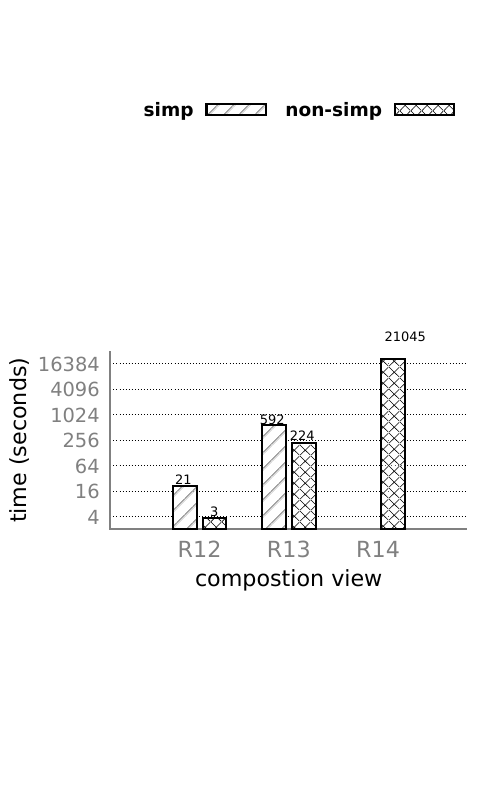

This figure's gnuplot source:
reset
set mxtics 3
set mytics 2
#set title"scalability" font 'Gill Sans,24'
set xlabel"compostion view" font 'Gill Sans,24'
set ylabel"time (seconds)" rotate by 90 font 'Gill Sans,24'
# set yrange [0:1342177280]
set logscale y 2
# set format y '%.0s%cB'
set style line 80 lt -1 lc rgb "#808080"
set border 3 back linestyle 80
# red = "#FF0000"; green = "#00FF00"; blue = "#0000FF"; skyblue = "#87CEEB";

set boxwidth 0.8
set style fill solid
set xtics font 'Gill Sans,24' #rotate by -30 left
set ytics font 'Gill Sans,21'
set style data histogram
set style histogram clustered gap 1.5
set grid ytics
set tic scale 0
set size 1,0.9
set size ratio 0.5
# set autoscale y
# set ytics 2000 nomirror font 'Gill Sans,24'
# set xrange [-1:3]
# set x2range [0:10]
# set yrange [0:40000]
# set y2range [0:35000]
set key autotitle columnhead
set key horizontal outside right#center
# set key inside top left#center
set key font 'Gill Sans Bold,20'
set key spacing 2
# set key off
set terminal pdfcairo enhanced color lw 3 size 5,8 font 'Gill sans,18'
# set style histogram errorbars linewidth 2
# set errorbars linecolor "#A00000"
# set errorbars linecolor black linewidth 2
# set style histogram errorbars linewidth 1 
# set errorbars linecolor black

#set label 1 '10' front at screen 0.29,0.145 font "Gill sans,24" tc default
#set label 2 '100' front at screen 0.52,0.145 font "Gill sans,24"
#set label 3 '1000' front at screen 0.76,0.145 font "Gill sans,24"
set label 1 '21' front at screen 0.35,0.40 font "Gill sans,14"
set label 2 '592' front at screen 0.52,0.475 font "Gill sans,14"
# set label 3 '39062' front at screen 0.67 ,0.56 font "Gill sans,14"
set label 4 '3' front at screen 0.42,0.36 font "Gill sans,14"
set label 5 '224' front at screen 0.58,0.455 font "Gill sans,14"
set label 6 '21045' front at screen 0.77 ,0.58 font "Gill sans,14"

set xtics ("R12" 0, "R13" 1, "R14" 2)

set style line 1 lt rgb "#A00000" lw 2 pt 13 ps 0.5
   

set output"bar_trend.pdf"
# plot"incre_ctable_errorbar.dat" using ($2):xtic(1) notitle fs pattern 5 lt rgb 'black'# with errorbars
### 3 
###
plot "trend.dat" using ($2) title "simp" fs pattern 5 lt rgb 'black', \
                '' using ($3) title "non-simp" fs pattern 1 lt 1 lc rgb 'black'
               # ""  using ($3):($3+.1):(sprintf("%3.2f",$4)) with labels notitle

            #    '' using ($4):0:0 with labels center offset -2,1 notitle, \
            #    '' using 0:($4):($4) with labels center offset 2,1 notitle
unset output  
